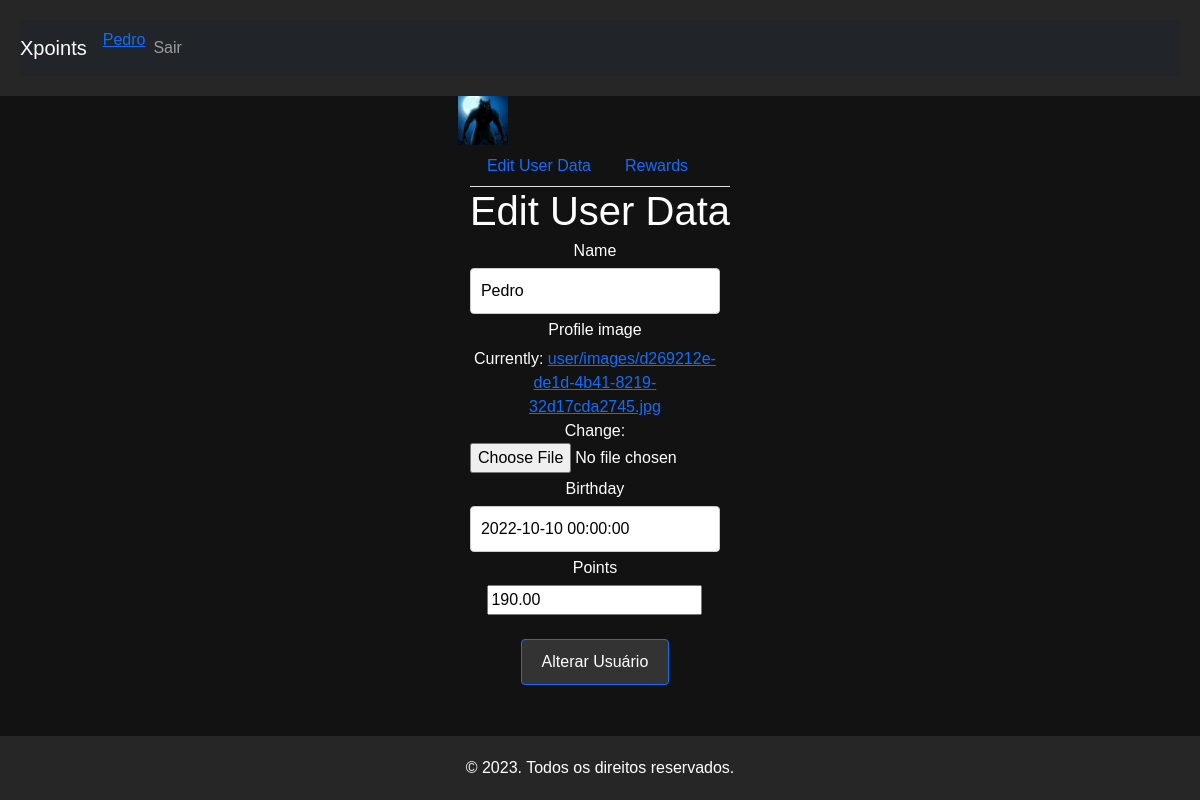
Page /user/ (signed in) on the committed database.
### user/models.py (models this page shows, shortened)
class CustomUser(AbstractBaseUser, PermissionsMixin):
    def path_to_profile_image(self, filename):
        extension = pathlib.Path(filename).suffix
        new_filename = str(uuid.uuid4()) + extension
        return f'user/images/{new_filename}'
    email = models.EmailField(_('email address'), unique=True)
    name = models.CharField(max_length=250, null=True, blank=True)
    birthday = models.DateTimeField(null=True, blank=True)
    points = models.DecimalField(max_digits=8, decimal_places=2, default=0)
    is_staff = models.BooleanField(default=False)
    is_active = models.BooleanField(default=True)
    is_admin = models.BooleanField(default=False)
    is_superuser = models.BooleanField(default=False)
    date_joined = models.DateTimeField(auto_now_add=True, null=True)
    last_login = models.DateTimeField(auto_now=True, null=True)
    profile_image = models.ImageField(upload_to=path_to_profile_image, default='user/images/default-profile.jpg')
    USERNAME_FIELD = 'email'
    EMAIL_FIELD = 'email'
    REQUIRED_FIELDS = []
    objects = CustomUserManager()
    def __str__(self):
        return self.name if self.name else self.email

### user/views.py (the view, shortened to what this page needs)
# urls.py: path('user/', UserView.as_view(), name='user_view'),
class UserView(LoginRequiredMixin, TemplateView):
    def init_forms(self, request, post=None, files=None):
        self.user_form = UserFormChange(data=post, files=files, instance=request.user)
        self.cards = Card.objects.filter(user_id=request.user.id)
        self.rewards = ReceivedReward.objects.filter(retrieved_by_id=request.user.id)
    def get_context_data(self, **kwargs):
        context = super().get_context_data()
        context.update({"cards": self.cards, "rewards": self.rewards, "user_form": self.user_form})
        return context
    def get(self, request, *args, **kwargs):
        self.init_forms(request)
        context = self.get_context_data()
        return render(request, 'app/user.html', context)

### user/forms.py
class UserFormChange(forms.ModelForm):
    birthday = forms.DateTimeInput()
    def __init__(self, *args, **kwargs):
        super().__init__(*args, **kwargs)
        self.fields['points'].widget.attrs.update({'readonly': 'readonly'})
    class Meta:
        model = CustomUser
        fields = ('name', 'profile_image', 'birthday', 'points')

### user/backend.py (called while the page is built)
    def get_user(self, user_id):
        try:
            user = UserModel.objects.get(pk=user_id)
        except UserModel.DoesNotExist:
            return None
        return user if self.user_can_authenticate(user) else None

### app/templates/app/user.html (shortened to what this page needs)
{% extends 'app/main.html' %}
{% block content %}
    <img src="{{ user.profile_image.url }}" alt="Profile Photo" style="max-width: 50px; max-height: 50px;">
    <div class="container">
        <ul class="nav nav-tabs">
            <li class="nav-item">
                <a class="nav-link" data-toggle="tab" href="#edit-user-data">Edit User Data</a>
            </li>
            <li class="nav-item">
                <a class="nav-link" data-toggle="tab" href="#rewards">Rewards</a>
            </li>
        </ul>
        <div class="tab-content">
            <div id="edit-user-data" class="tab-pane fade show active">
                {% include 'app/edit_user.html' %}
            </div>
        </div>
    </div>
{% endblock %}

### app/templates/app/main.html (shortened to what this page needs)
{% load static %}
<!DOCTYPE html>
<html lang="pt-br">
<head>
    <link href="https://cdn.jsdelivr.net/npm/bootstrap@5.3.0-alpha3/dist/css/bootstrap.min.css" rel="stylesheet"
>
    <link rel="stylesheet" href="{% static 'css/style.css' %}">
</head>
<body>
<header>
    <nav class="navbar navbar-expand-lg navbar-dark bg-dark">
        <a class="navbar-brand" href="/">Xpoints</a>
        <div class="collapse navbar-collapse" id="navbarNav">
            <ul class="navbar-nav ml-auto">
                {% if user.is_authenticated %}
                    <li class="nav-item">
                        <a href="/user">
                            {% if user.profile_photo %}
                                <img src="{{ user.profile_photo.url }}" alt="Profile Photo"
                                     style="max-width: 50px; max-height: 50px;">
                            {% else %}
                                <span>{{ user }}</span>
                            {% endif %}
                        </a>
                    </li>
                    <li class="nav-item">
                        <a class="nav-link" href="/logout">Sair</a>
                    </li>
                {% endif %}
            </ul>
        </div>
    </nav>
</header>
<main style="padding-top: 60px; padding-bottom: 60px;">
    {% block content %}
    {% endblock %}
</main>
<footer>
    <p>&copy; 2023. Todos os direitos reservados.</p>
</footer>
</body>
</html>

### app/templates/app/edit_user.html (shortened to what this page needs)
<div class="tab-content-inner">
    <form style="color: white;" name="form-usuario" id="formUsers" enctype="multipart/form-data" method="post">
    <h1>Edit User Data</h1>
        <div class="form-group"  style="max-width: 250px; max-height: 80vh;">
            {% for field in user_form %}
                <label style="color: white;" class="mt-1" for="{{ field.id_for_label }}">{{ field.label }}</label>
                {{ field }}
            {% endfor %}
            <input class="btn btn-primary mt-4" type="submit" id="btnCadastro" value="Alterar Usuário">
        </div>
    </form>
</div>

### app/static/css/style.css (style rules this page uses)
body { background-color: #131213; font-family: Arial, sans-serif; margin: 0; padding: 0; display: flex; justify-content: center; align-items: center; height: 100vh; }
header { background-color: #262626; padding: 20px; color: #fff; text-align: center; position: fixed; left: 0; top: 0; width: 100%; }
h1 { margin: 0; }
main { padding: 20px; }
.btn { background-color: #333; color: #fffdfd; padding: 10px 20px; text-decoration: none; border-radius: 4px; }
.form-group { margin-bottom: 20px; text-align: center; }
label { display: block; margin-bottom: 5px; }
input[type="text"], input[type="password"] { width: 100%; padding: 10px; border: 1px solid #ccc; border-radius: 4px; }
footer { background-color: #262626; padding: 20px; color: #fff; text-align: center; position: fixed; left: 0; bottom: 0; width: 100%; }
footer p { margin: 0; }
.btn { background-color: #333; color: #fff; padding: 10px 20px; text-decoration: none; border-radius: 4px; }

### rows in the picture
CustomUser: name "Pedro", profile_image (picture), user_form "Pedro" "2022-10-10 00:00:00" "190.00"

### other values in the picture
{{ field.label }} "Name" "Profile image" "Birthday" "Points"
